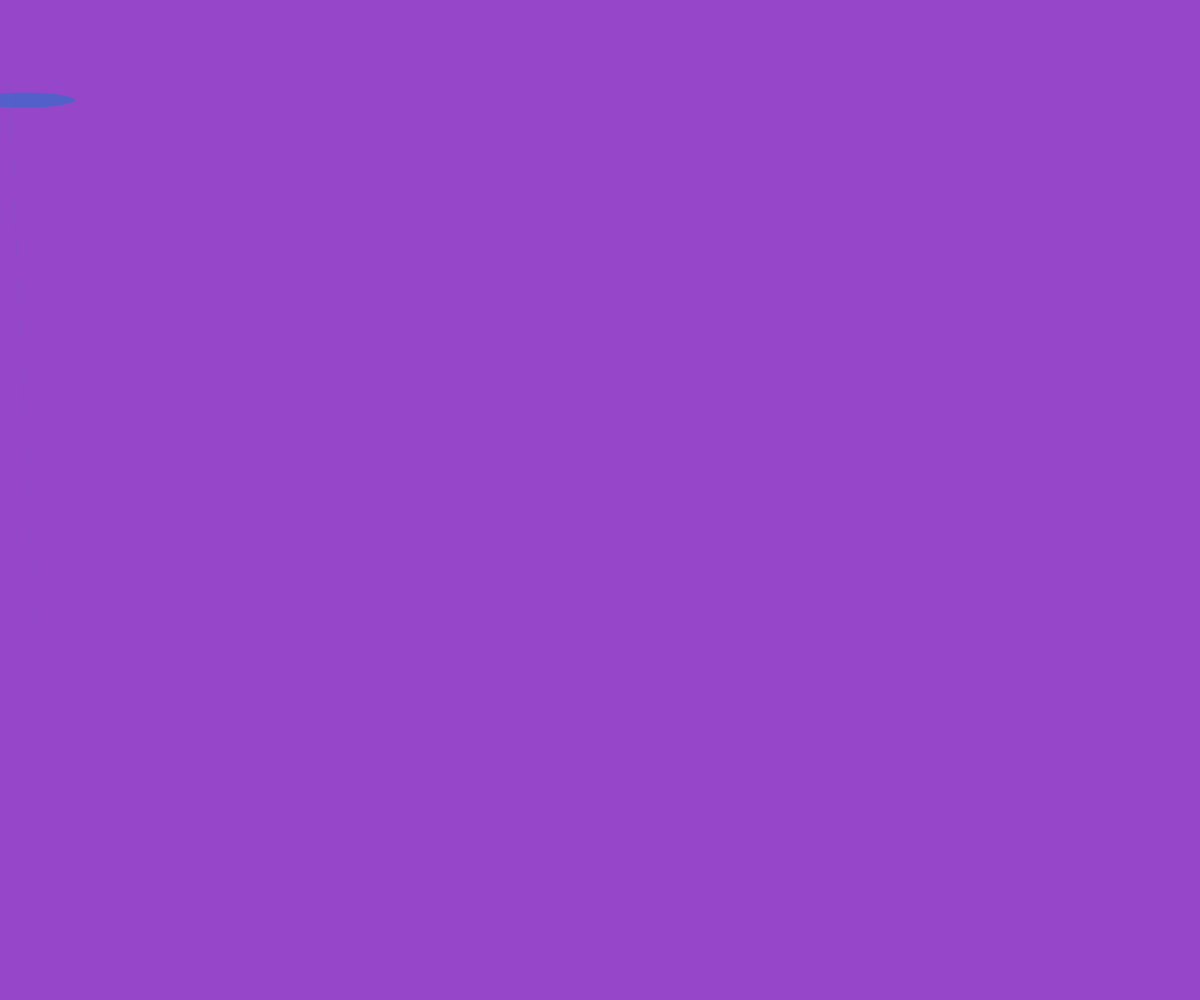
Frame 1 (no input)
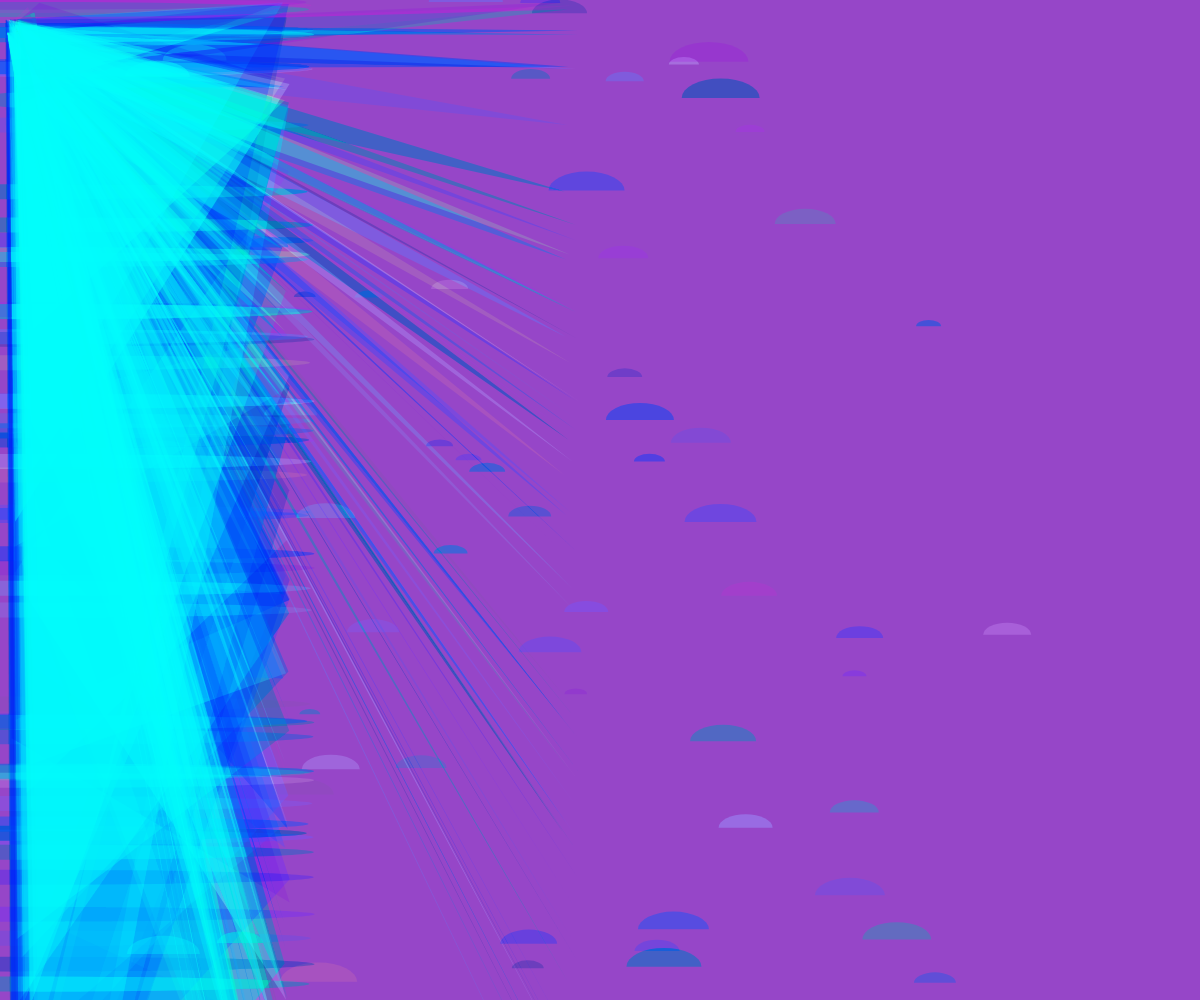
Frame 60 (no input)
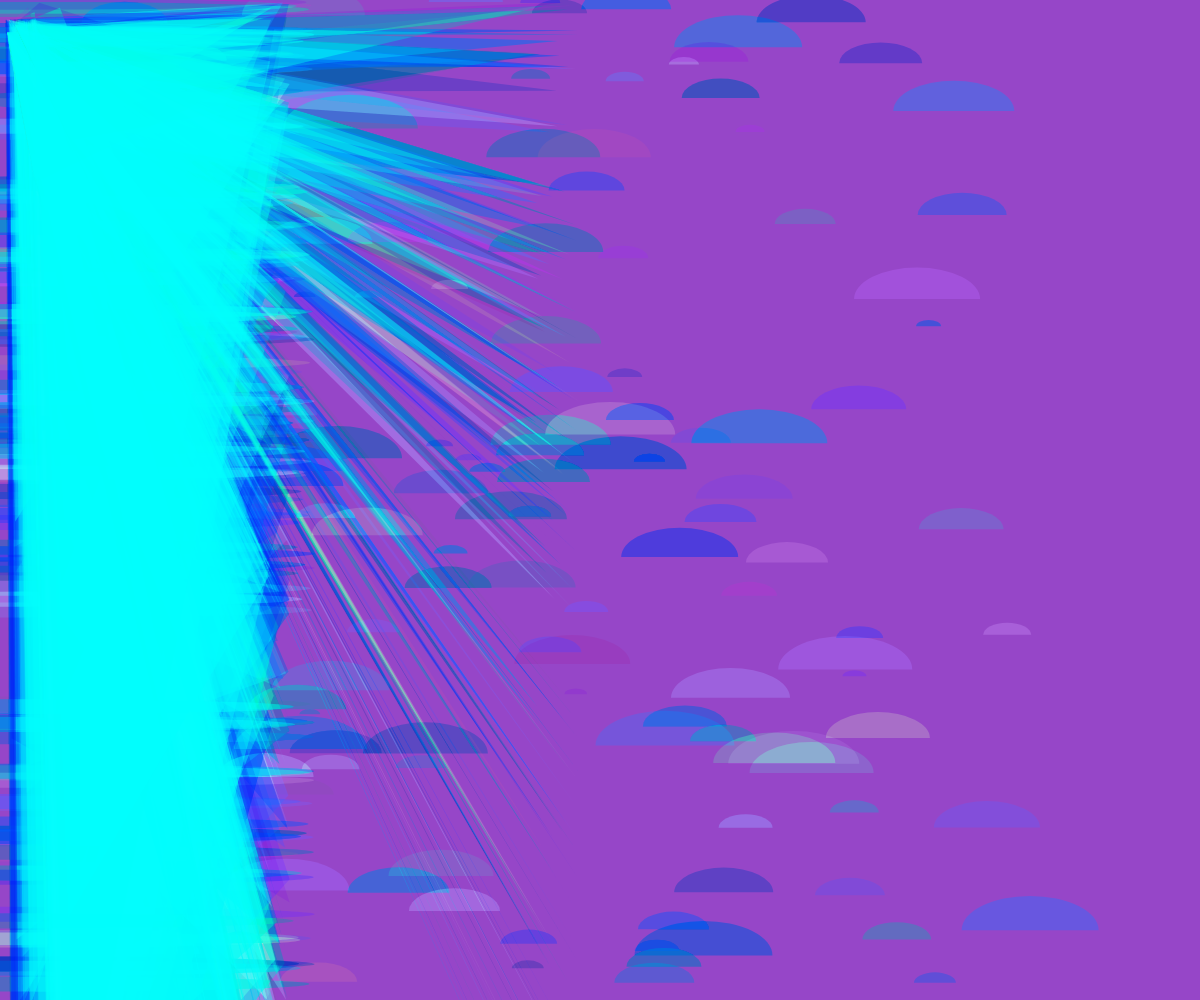
Frame 120 (the mouse pressed at the canvas centre since frame 60)

The p5.js sketch that drew these frames (run headless with seeded random() and noise() and a simulated clock; from frame 60 on, the mouse is pressed at the canvas centre):

// p5.js sketch
// ── sketch.js
//Variables
    var rgb = {
      r: 155,
      g: 40,
      b: 220
    };
    var valX = 0;
    var valY = 0;
    var valX2 = 100;
    var valY2 = 100;
    var aba = 20;
    var echo = 30;
    var charlie = 15;
    var delta = 25;


function setup() {
  createCanvas(windowWidth, windowHeight);
   background(150,70,200);
}

function draw() {
 blendMode(OVERLAY);
     noStroke();
     fill(rgb.r, rgb.g, rgb.b);
     arc(valX, valY, aba, echo, PI+TWO_PI, 0, OPEN);


     valX = noise(aba) * width;
     valY = random(0,height);
     aba = aba + 1;
     echo = abs(aba * 0.5);

     rgb.r = random (20, 150);
     rgb.g = random (100, 200);
     rgb.b = random (100,190);

     if (frameCount % 1000 === 0){aba = 60;}


     push();
     // blendMode(SCREEN);
     fill(rgb.r,rgb.g,rgb.b);
     noStroke();
     ellipse(delta, valY2, valX2, charlie);
     triangle(charlie,delta,valX2,valY2,echo,aba);
     scale(0.5, 1.3);
     triangle(charlie,delta,valX2,valY2,echo,aba);

     triangle(valX2,valY,echo,charlie,aba,valY2);


     valX2 = noise(charlie) * height;
     valY2 = random(0,width);
     charlie = charlie + 0.001;
     delta = delta - 0.001;

     pop();

}

function windowResized() {
  resizeCanvas(windowWidth, windowHeight);
}
